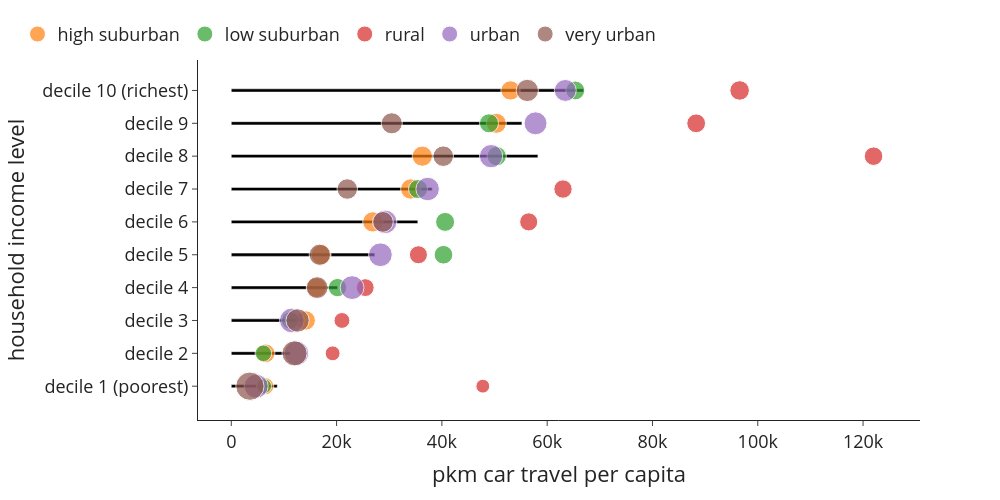

Notebook cell for this chart:
### Markdown cell above
#### Mobility

### Code cell
#floor area per income level
use_m2_total_inc = (use['car_pkm']*use['n_hhd']).groupby(level=0, sort=False).sum() #m2 total in each group summed by income level
use_cap_total_inc = use['n_hhdmem2019'].groupby(level=0, sort=False).sum() #no. of people in each group summed by income level
use_m2_per_cap_inc = use_m2_total_inc / use_cap_total_inc #m2/cap in each income group
use_m2_per_cap_inc.plot(kind='bar') #per person
"""interpretation: especially the highest income decile has considerably more floor area available than the vast majority"""

#floor area per income level and urbanisation type
use_m2_total_inc_type = (use['car_pkm']*use['n_hhd']).groupby(level=[0,3], sort=False).sum() #m2 total in each group summed by income level
use_cap_total_inc_type = use['n_hhdmem2019'].groupby(level=[0,3], sort=False).sum() #no. of people in each group summed by income level
use_m2_per_cap_inc_type = use_m2_total_inc_type / use_cap_total_inc_type #m2/cap in each income group

#preparing the dataframes for plotting
df = use_m2_per_cap_inc
df2=use_m2_per_cap_inc_type.rename('value').to_frame()
df2['n_hhd'] = use['n_hhd'].groupby(level=[0,3], sort=False).sum()

#plot
colors = ['#000000', #construction
                            '#fe6100', #buildings                                              
                                        '#648fff', #roads
                                        '#785ef0', #railways
                                        '#ffb000', #electricity
                                        '#808080', #other civil engineering
                                        '#000000', #construction
                                        ]
fig = px.bar(df, x=df.values, y=df.index,  
             labels={'x':'pkm car travel per capita', 'inc_lab':'household income level'}, 
             template='simple_white', 
             color_discrete_sequence=colors) 
fig.update_layout(width=1000, height=500, 
                      #xaxis_tickformat = '.0%',
                      font=dict(size=18),
                      bargap=0.9,
                      legend=dict(
        orientation="h",
        #entrywidth=70,
        yanchor="bottom",
        y=1.02,
        xanchor="left",
        x=-0.25,
    ))



for i in df2.index.levels[1].to_list():
    df_plot = df2.xs(i, level=1)
    fig.add_trace(go.Scatter(
            y=df_plot.index, 
            x=df_plot['value'],
            mode='markers',
            name=i,
            marker=dict(size=df_plot['n_hhd'],
                        sizemode='area',
                        sizeref=4*max(df2['n_hhd'])/(40.**2),
                        sizemin=4,
                        #color=10*[0, 1, 2, 3],
                        ),
            showlegend=True
        ))

fig.write_image('visualisations/bubblechart_carpkm_per_cap_inc_urb.png', scale=3)
fig.show()

### Figure 1 — Plotly figure (JSON) as saved in the notebook; plotly's stock layout.template omitted (floating-point values rounded to 4 significant figures)
{"data": [{"alignmentgroup": "True", "hovertemplate": "pkm car travel per capita=%{x}<br>household income level=%{y}<extra></extra>", "legendgroup": "", "marker": {"color": "#000000", "pattern": {"shape": ""}}, "name": "", "offsetgroup": "", "orientation": "h", "showlegend": false, "textposition": "auto", "type": "bar", "x": [8735.0, 11160.0, 13470.0, 20190.0, 27250.0, 35430.0, 38160.0, 58240.0, 55200.0, 66920.0], "xaxis": "x", "y": ["decile 1 (poorest)", "decile 2", "decile 3", "decile 4", "decile 5", "decile 6", "decile 7", "decile 8", "decile 9", "decile 10 (richest)"], "yaxis": "y"}, {"marker": {"size": [102155, 120755, 127975, 132835, 135910, 139730, 140335, 138840, 135575, 126290], "sizemin": 4, "sizemode": "area", "sizeref": 678.5}, "mode": "markers", "name": "high suburban", "showlegend": true, "type": "scatter", "x": [6419.0, 6501.0, 14130.0, 16190.0, 17060.0, 26880.0, 34090.0, 36280.0, 50340.0, 53030.0], "y": ["decile 1 (poorest)", "decile 2", "decile 3", "decile 4", "decile 5", "decile 6", "decile 7", "decile 8", "decile 9", "decile 10 (richest)"]}, {"marker": {"size": [74495, 93800, 102575, 113875, 118395, 122090, 124085, 125975, 123495, 120600], "sizemin": 4, "sizemode": "area", "sizeref": 678.5}, "mode": "markers", "name": "low suburban", "showlegend": true, "type": "scatter", "x": [6244.0, 6096.0, 11190.0, 20170.0, 40300.0, 40610.0, 35480.0, 50410.0, 48960.0, 65340.0], "y": ["decile 1 (poorest)", "decile 2", "decile 3", "decile 4", "decile 5", "decile 6", "decile 7", "decile 8", "decile 9", "decile 10 (richest)"]}, {"marker": {"size": [64985, 75345, 85430, 108280, 110315, 111135, 114295, 116460, 119740, 129650], "sizemin": 4, "sizemode": "area", "sizeref": 678.5}, "mode": "markers", "name": "rural", "showlegend": true, "type": "scatter", "x": [47770.0, 19250.0, 21020.0, 25440.0, 35540.0, 56490.0, 63010.0, 122000.0, 88300.0, 96550.0], "y": ["decile 1 (poorest)", "decile 2", "decile 3", "decile 4", "decile 5", "decile 6", "decile 7", "decile 8", "decile 9", "decile 10 (richest)"]}, {"marker": {"size": [195640, 204415, 207465, 192325, 190675, 189015, 187205, 183980, 178315, 163415], "sizemin": 4, "sizemode": "area", "sizeref": 678.5}, "mode": "markers", "name": "urban", "showlegend": true, "type": "scatter", "x": [4725.0, 12370.0, 11510.0, 22940.0, 28320.0, 29210.0, 37300.0, 49350.0, 57790.0, 63440.0], "y": ["decile 1 (poorest)", "decile 2", "decile 3", "decile 4", "decile 5", "decile 6", "decile 7", "decile 8", "decile 9", "decile 10 (richest)"]}, {"marker": {"size": [271390, 214050, 185055, 161215, 153335, 146670, 142510, 143245, 151195, 168320], "sizemin": 4, "sizemode": "area", "sizeref": 678.5}, "mode": "markers", "name": "very urban", "showlegend": true, "type": "scatter", "x": [3538.0, 12010.0, 12590.0, 16300.0, 16810.0, 28800.0, 22030.0, 40270.0, 30480.0, 56220.0], "y": ["decile 1 (poorest)", "decile 2", "decile 3", "decile 4", "decile 5", "decile 6", "decile 7", "decile 8", "decile 9", "decile 10 (richest)"]}], "layout": {"bargap": 0.9, "barmode": "relative", "font": {"size": 18}, "height": 500, "legend": {"orientation": "h", "tracegroupgap": 0, "x": -0.25, "xanchor": "left", "y": 1.02, "yanchor": "bottom"}, "margin": {"t": 60}, "width": 1000, "xaxis": {"anchor": "y", "domain": [0, 1], "title": {"text": "pkm car travel per capita"}}, "yaxis": {"anchor": "x", "domain": [0, 1], "title": {"text": "household income level"}}}}
